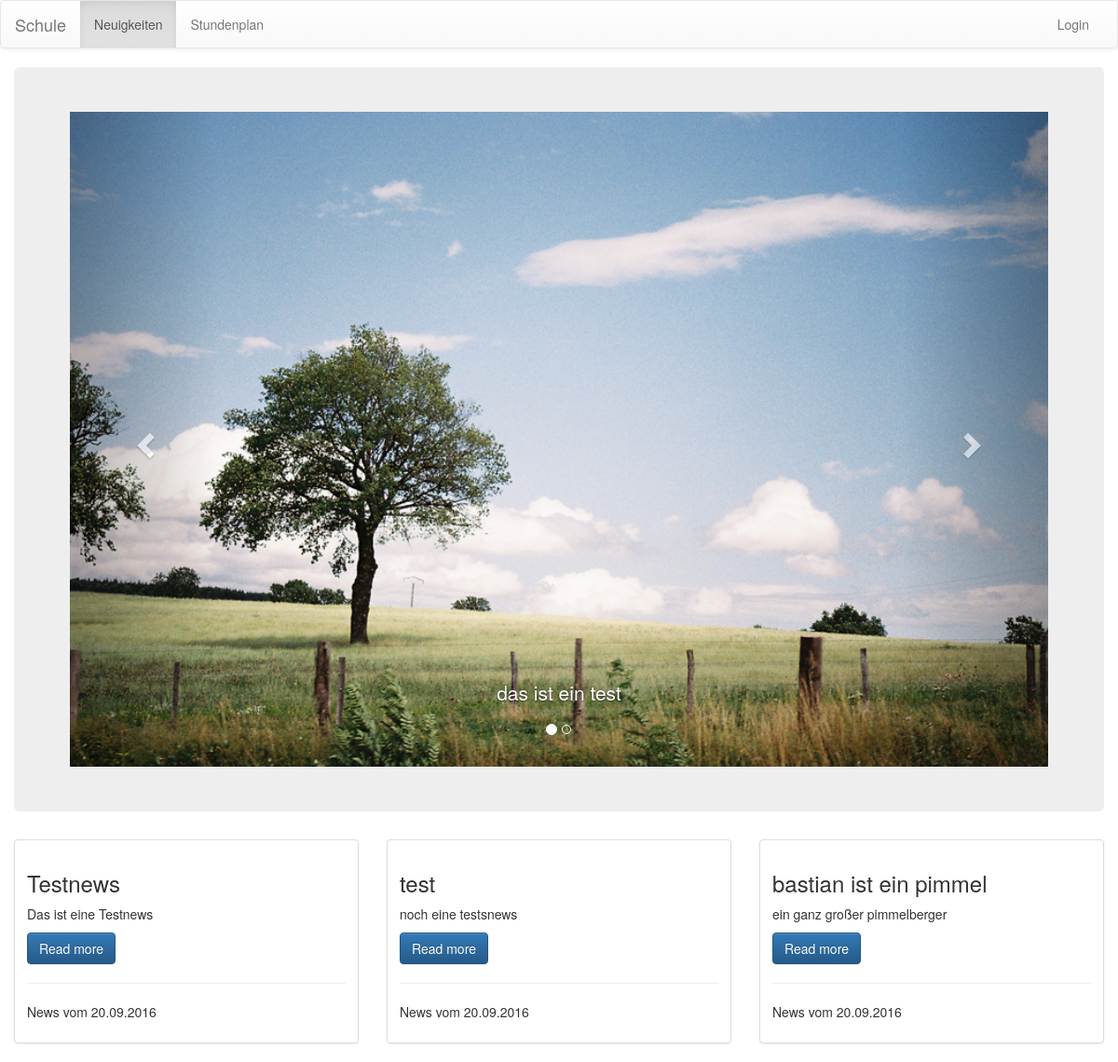
The page / on the database its author committed.
### tables this page shows
CREATE TABLE `news` (
  `id` int(11) NOT NULL,
  `header` varchar(255) NOT NULL,
  `abstract` varchar(300) NOT NULL,
  `content` varchar(20000) NOT NULL,
  `headerimage` varchar(2000) NOT NULL,
  `timestamp` timestamp NOT NULL DEFAULT CURRENT_TIMESTAMP
);

### php/get_news.php (the view, shortened to what this page needs)
<?php
function get_news($conn)
{
    $sql = "SELECT id, header, content, timestamp FROM news";
    $result = $conn->query($sql);
    if ($result->num_rows > 0) {
        while ($row = $result->fetch_assoc()) {
            echo "<div class=\"col-sm-6 col-md-4\">";
            echo "<div class=\"thumbnail\">";
            echo "<div class=\"caption\">";
            echo "<h3>" . $row["header"] . "</h3>";
            echo "<p>" . $row["content"] . "</p>";
            echo "<form action=\"/news\" method=\"post\">";
            echo "<p><button name=newsid value='". $row["id"]."' class=\"btn btn-primary\">Read more</button></p>";
            echo "</form>";
            echo "<hr>";
            echo "<p> News vom " . date('d.m.Y', strtotime($row["timestamp"]));
            echo "</div></div></div>";
        }
    }
}

### index.php (shortened to what this page needs)
<!DOCTYPE html>
<html lang="en">
<head>
    <link rel="stylesheet" href="css/bootstrap.css">
    <link rel="stylesheet" href="css/bootstrap-theme.css">
</head>
<body>
<nav class="navbar navbar-default">
    <?php
    require "php/nav.php";
    get_nav("news")
    ?>
</nav>
<div class="container-fluid">
    <div class="jumbotron">
        <div id="carousel-example-generic" class="carousel slide" data-ride="carousel">
            <ol class="carousel-indicators">
                <li data-target="#carousel-example-generic" data-slide-to="0" class="active"></li>
                <li data-target="#carousel-example-generic" data-slide-to="1"></li>
            </ol>
            <div class="carousel-inner" role="listbox">
                <div class="item active">
                    <img src="img/land1.png" alt="test2" style="width: 100%; height: 100%">
                    <div class="carousel-caption">
                        <p>das ist ein test</p>
                    </div>
                </div>
            </div>
            <a class="left carousel-control" href="#carousel-example-generic" role="button" data-slide="prev">
                <span class="glyphicon glyphicon-chevron-left" aria-hidden="true"></span>
            </a>
            <a class="right carousel-control" href="#carousel-example-generic" role="button" data-slide="next">
                <span class="glyphicon glyphicon-chevron-right" aria-hidden="true"></span>
            </a>
        </div>
    </div>
    <div class="row">
        <?php
            require "php/get_news.php";
            get_news(connect());
        ?>
    </div>
</div>
</body>
</html>

### php/nav.php (shortened to what this page needs)
<?php
function get_nav($toggle)
{
    echo ("<div class=\"container-fluid\">
        <div class=\"navbar-header\">
            <button type=\"button\" class=\"navbar-toggle collapsed\" data-toggle=\"collapse\"
                    data-target=\"#bs-example-navbar-collapse-1\" aria-expanded=\"false\">
                <span class=\"sr-only\">Toggle navigation</span>
            </button>
            <a class=\"navbar-brand\" href=\"#\">Schule</a>
        </div>
        <div class=\"collapse navbar-collapse\" id=\"bs-example-navbar-collapse-1\">
            <ul class=\"nav navbar-nav\">
            ");
            if($toggle == "news")
                echo "<li class=\"active\"><a href=\"/\">Neuigkeiten <span class=\"sr-only\">(current)</span></a></li>
                <li class=\"\"><a href=\"/classes/classesoverview.php\">Stundenplan<span class=\"sr-only\">(current)</span></a></li>";
            echo "</ul>";
            if (isset($_COOKIE["username"])) {
                echo "
                  <ul class=\"nav navbar - nav navbar - right\">
                      <li class=\"dropdown\">
                        <a href=\"#\" class=\"dropdown-toggle\" data-toggle=\"dropdown\" role=\"button\" aria-haspopup=\"true\"
                        aria - expanded = \"false\" > Welcome " . $_COOKIE["username"] . "<span class=\"caret\"></span></a>
                        <ul class=\"dropdown - menu\">
                        <li><a href=\" / admin\">Admin</a></li>
                        <li role=\"separator\" class=\"divider\"></li>
                        <li><a href=\" /logout\">Logout</a></li>
                        </ul>
                        </li>
                  </ul>";
            }
            else {
                echo "<ul class=\"nav navbar-nav navbar-right\">
                        <li><a href=\"/login\">Login</a></li>
                      </ul>";
            }
    echo "
        </div>
    </div>";
}

### rows shown on the page
news: header "Testnews", content "Das ist eine Testnews", $row["id"] 1 (drawn), timestamp "20.09.2016"
news: header "test", content "noch eine testsnews", $row["id"] 2 (drawn), timestamp "20.09.2016"
news: header "bastian ist ein pimmel", content "ein ganz großer pimmelberger", $row["id"] 3 (drawn), timestamp "20.09.2016"
